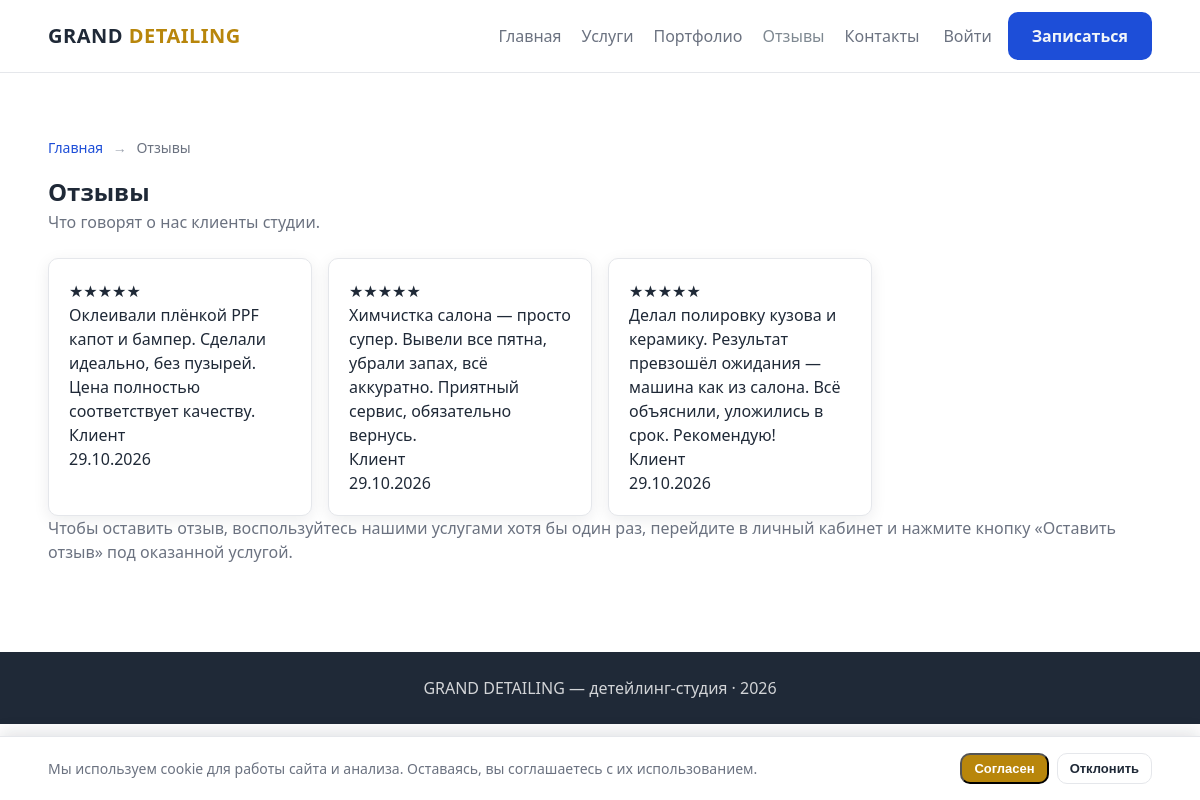
The app's page /reviews with its own data.
### tables this page shows
CREATE TABLE reviews (
    id           INT UNSIGNED     NOT NULL AUTO_INCREMENT,
    user_id      INT UNSIGNED     NULL,
    booking_id   INT UNSIGNED     NULL,
    rating       TINYINT UNSIGNED NOT NULL DEFAULT 5,
    text         TEXT             NULL,
    is_published TINYINT(1)       NOT NULL DEFAULT 0,
    created_at   DATETIME         NOT NULL DEFAULT CURRENT_TIMESTAMP,
    PRIMARY KEY (id),
    KEY idx_reviews_published (is_published),
    KEY idx_reviews_user (user_id),
    KEY idx_reviews_booking (booking_id),
    CONSTRAINT fk_reviews_user FOREIGN KEY (user_id) REFERENCES users (id) ON DELETE SET NULL,
    CONSTRAINT fk_reviews_booking FOREIGN KEY (booking_id) REFERENCES bookings (id) ON DELETE SET NULL
);

### src/Core/View.php (called while the page is built, shortened)
<?php
class View
{
    public static function render(string $view, array $data = []): void
    {
        extract($data, EXTR_SKIP);
        $view = basename($view);
        $viewFile = BASE_PATH . '/views/' . $view . '.php';
        require BASE_PATH . '/views/layout/header.php';
        require $viewFile;
        require BASE_PATH . '/views/layout/footer.php';
    }
}

### src/Controller/ReviewController.php (called while the page is built, shortened)
<?php
class ReviewController
{
    public function index(): void
    {
        $reviews = Review::published();
        View::render('reviews', [
            'title' => 'Отзывы',
            'reviews' => $reviews,
        ]);
    }
}

### public/index.php (called while the page is built, shortened)
<?php
require BASE_PATH . '/src/bootstrap.php';
$router = new Router();
$router->get('/', [HomeController::class, 'index']);
$router->get('/services', [ServiceController::class, 'index']);
$router->get('/services/{slug}', [ServiceController::class, 'show']);
$router->get('/booking', [BookingController::class, 'show']);
$router->post('/booking', [BookingController::class, 'store']);
$router->get('/booking/success', [BookingController::class, 'success']);
$router->get('/contacts', [ContactController::class, 'index']);
$router->post('/contacts', [ContactController::class, 'store']);
$router->get('/reviews', [ReviewController::class, 'index']);
$router->get('/reviews/create', [ReviewController::class, 'create']);
$router->post('/reviews', [ReviewController::class, 'store']);
$router->get('/register', [AuthController::class, 'showRegister']);
$router->post('/register', [AuthController::class, 'register']);
$router->get('/login', [AuthController::class, 'showLogin']);
$router->post('/login', [AuthController::class, 'login']);
$router->post('/logout', [AuthController::class, 'logout']);
$router->get('/cabinet', [CabinetController::class, 'index']);
$router->get('/cabinet/cars', [CabinetController::class, 'cars']);
$router->post('/cabinet/cars', [CabinetController::class, 'storeCar']);
$router->get('/cabinet/profile', [CabinetController::class, 'profile']);
$router->get('/cabinet/security', [CabinetController::class, 'security']);
$router->post('/cabinet/security/phone', [CabinetController::class, 'updatePhone']);
$router->post('/cabinet/security/email', [CabinetController::class, 'updateEmail']);
$router->post('/cabinet/security/password', [CabinetController::class, 'updatePassword']);
$router->get('/admin', [AdminController::class, 'dashboard']);
$router->get('/admin/dashboard/income', [AdminController::class, 'income']);
$router->get('/admin/bookings', [AdminController::class, 'bookings']);
$router->post('/admin/bookings/{id}/status', [AdminController::class, 'updateStatus']);
$router->post('/admin/bookings/{id}/create-client', [AdminController::class, 'createClient']);
$router->post('/admin/bookings/{id}/delete', [AdminController::class, 'deleteBooking']);
$router->get('/admin/services', [AdminServiceController::class, 'index']);
$router->get('/admin/services/create', [AdminServiceController::class, 'create']);
$router->post('/admin/services', [AdminServiceController::class, 'store']);
$router->get('/admin/services/{id}/edit', [AdminServiceController::class, 'edit']);
$router->post('/admin/services/{id}', [AdminServiceController::class, 'update']);
$router->post('/admin/services/{id}/toggle', [AdminServiceController::class, 'toggle']);
$router->get('/admin/reviews', [AdminReviewController::class, 'index']);
$router->post('/admin/reviews/{id}/toggle', [AdminReviewController::class, 'toggle']);
$router->get('/admin/messages', [AdminMessageController::class, 'index']);
$router->post('/admin/messages/{id}/read', [AdminMessageController::class, 'markRead']);
$router->get('/admin/masters', [AdminMasterController::class, 'index']);
$router->get('/admin/masters/create', [AdminMasterController::class, 'create']);
$router->post('/admin/masters', [AdminMasterController::class, 'store']);
$router->get('/admin/clients', [AdminClientController::class, 'index']);
$router->get('/admin/settings', [AdminSettingsController::class, 'index']);
$router->post('/admin/settings', [AdminSettingsController::class, 'store']);
$router->dispatch(
    $_SERVER['REQUEST_METHOD'],
    parse_url($_SERVER['REQUEST_URI'], PHP_URL_PATH) ?: '/'
);

### src/bootstrap.php (called while the page is built, shortened)
<?php
require_once BASE_PATH . '/src/helpers.php';
spl_autoload_register(function (string $class): void {
    $prefix = 'App\\';
    if (str_starts_with($class, $prefix)) {
        $relative = str_replace('\\', '/', substr($class, strlen($prefix)));
        $file = BASE_PATH . '/src/' . $relative . '.php';
    }
});

### src/helpers.php (called while the page is built, shortened)
<?php
function config(string $key, mixed $default = null): mixed
{
    static $config = null;
    if ($config === null) {
        $config = require BASE_PATH . '/config/config.php';
    }
    $value = $config;
    foreach (explode('.', $key) as $segment) {
        if (!is_array($value) || !array_key_exists($segment, $value)) {
            return $default;
        }
        $value = $value[$segment];
    }
    return $value;
}
function e(mixed $value): string
{
    return htmlspecialchars((string) $value, ENT_QUOTES, 'UTF-8');
}

### src/Core/Database.php (called while the page is built, shortened)
<?php
class Database
{
    private static ?PDO $pdo = null;
    public static function connection(): PDO
    {
        if (self::$pdo === null) {
            $db = config('db');
            $dsn = 'mysql:host=' . $db['host'];
            $dsn .= ';dbname=' . $db['name'] . ';charset=' . $db['charset'];
            self::$pdo = new PDO($dsn, $db['user'], $db['pass'], [
                PDO::ATTR_ERRMODE => PDO::ERRMODE_EXCEPTION,
                PDO::ATTR_DEFAULT_FETCH_MODE => PDO::FETCH_ASSOC,
                PDO::ATTR_EMULATE_PREPARES => false,
            ]);
        }
        return self::$pdo;
    }
}

### src/Model/Review.php (called while the page is built, shortened)
<?php
class Review extends Model
{
    public static function published(): array
    {
        $stmt = Database::connection()->query(
            'SELECT r.*, u.name AS user_name
             FROM reviews r
             LEFT JOIN users u ON u.id = r.user_id
             WHERE r.is_published = 1
             ORDER BY r.created_at DESC, r.id DESC'
        );
        return $stmt->fetchAll();
    }
}

### views/reviews.php (the view, shortened to what this page needs)
<section class="section">
    <div class="container">
        <?php require BASE_PATH . '/views/partials/breadcrumbs.php'; ?>
        <h1>Отзывы</h1>
        <p class="lead">Что говорят о нас клиенты студии.</p>
        <?php if (empty($reviews)): ?>
            <p>Отзывов пока нет</p>
        <?php else: ?>
            <div class="cards">
                <?php foreach ($reviews as $review): ?>
                    <?php
                        $rating = (int)($review['rating'] ?? 0);
                        $stars = str_repeat('★', min(5, max(0, $rating))) . str_repeat('☆', max(0, 5 - $rating));
                        $author = !empty($review['user_name']) ? $review['user_name'] : 'Клиент';
                        $createdAt = (string)($review['created_at'] ?? '');
                        $ts = $createdAt !== '' ? strtotime($createdAt) : false;
                        $reviewDate = $ts !== false ? date('d.m.Y', $ts) : '—';
                    ?>
                    <div class="card">
                        <p class="stars"><?= e($stars) ?></p>
                        <p><?= e((string)($review['text'] ?? '')) ?></p>
                        <p class="review-author"><?= e($author) ?></p>
                        <p class="review-date"><?= e($reviewDate) ?></p>
                    </div>
                <?php endforeach; ?>
            </div>
        <?php endif; ?>
        <p class="lead">Чтобы оставить отзыв, воспользуйтесь нашими услугами хотя бы один раз, перейдите в личный кабинет и нажмите кнопку «Оставить отзыв» под оказанной услугой.</p>
    </div>
</section>

### src/Core/Router.php (shortened to what this page needs)
<?php
class Router
{
    private array $routes = [];
    public function get(string $path, array $handler): void
    {
        $this->routes['GET'][$path] = $handler;
    }
    public function post(string $path, array $handler): void
    {
        $this->routes['POST'][$path] = $handler;
    }
    public function dispatch(string $method, string $uri): void
    {
        $method = strtoupper($method);
        $uri = rtrim($uri, '/');
        foreach ($this->routes[$method] ?? [] as $path => $handler) {
            $pattern = preg_replace('#\{([a-zA-Z_]+)\}#', '(?P<$1>[^/]+)', $path);
            $pattern = '#^' . $pattern . '$#';
            if (preg_match($pattern, $uri, $matches)) {
                $params = array_filter($matches, 'is_string', ARRAY_FILTER_USE_KEY);
                $this->call($handler, array_values($params));
                return;
            }
        }
    }
    private function call(array $handler, array $params): void
    {
        [$class, $method] = $handler;
        (new $class())->{$method}(...$params);
    }
}

### public/assets/css/style.css (style rules this page uses)
:root { --satine: #7E8891; --gold: #B8860B; --blue: #1D4ED8; --bg: #FFFFFF; --bg-muted: #F1F5F9; --text: #1F2937; --text-muted: #6B7280; --border: #E5E7EB; --radius: 10px; --shadow: 0 4px 16px rgba(15, 23, 42, 0.08); }
* { box-sizing: border-box; margin: 0; padding: 0; }
body { font-family: "Segoe UI", Arial, sans-serif; color: var(--text); background: var(--bg); line-height: 1.5; font-size: 16px; }
.container { width: min(1140px, 92%); margin: 0 auto; }
.section { padding: 64px 0; }
.cards { display: grid; grid-template-columns: repeat(auto-fill, minmax(220px, 1fr)); gap: 16px; }
.card { background: var(--bg); border: 1px solid var(--border); border-radius: var(--radius); padding: 20px; box-shadow: var(--shadow); }
.lead { color: var(--text-muted); margin-bottom: 24px; }

### records on screen
reviews: rating "★★★★★", text "Оклеивали плёнкой PPF капот и бампер. Сделали идеально, без пузырей. Цена полностью соответствует качеству.", author "Клиент", created_at "29.10.2026"
reviews: rating "★★★★★", text "Химчистка салона — просто супер. Вывели все пятна, убрали запах, всё аккуратно. Приятный сервис, обязательно вернусь.", author "Клиент", created_at "29.10.2026"
reviews: rating "★★★★★", text "Делал полировку кузова и керамику. Результат превзошёл ожидания — машина как из салона. Всё объяснили, уложились в срок. Рекомендую!", author "Клиент", created_at "29.10.2026"

### other values on screen
$crumb['label'] "Отзывы"
